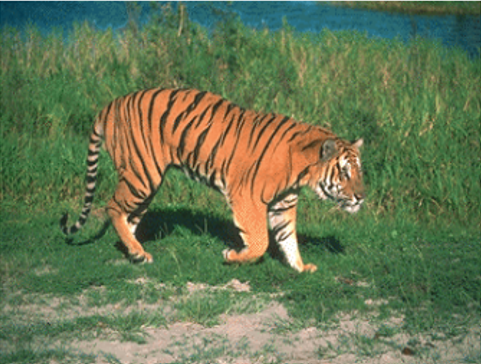
#> input picture experiment5/origin.png, 481 x 364 px, found by its file name
$ python 'HSV+形态学.py'
#> lines starting #> are read from the running program, lines starting #| are printed output that depends on the picture; after the words box and inside, x2 and y2 are one past the last pixel; in counts of white or black regions, pixels touching at a corner belong together
import cv2
import numpy as np
import matplotlib.pyplot as plt

# Load the image
image_path = 'F:/DIP/experiment5/origin.png'
image = cv2.imread(image_path)
#> image is the input picture: shape (364, 481, 3); mean B, G, R 84.1, 119, 103.6

# Apply Adaptive Histogram Equalization (CLAHE) for better contrast
clahe = cv2.createCLAHE(clipLimit=2.0, tileGridSize=(8, 8))
lab = cv2.cvtColor(image, cv2.COLOR_BGR2LAB)
#> lab: shape (364, 481, 3); mean of channels 0, 1, 2 122.9, 116.4, 145.9
lab[:, :, 0] = clahe.apply(lab[:, :, 0])
#> lab: shape (364, 481, 3); mean of channels 0, 1, 2 126.8, 116.4, 145.9
enhanced_image = cv2.cvtColor(lab, cv2.COLOR_LAB2BGR)
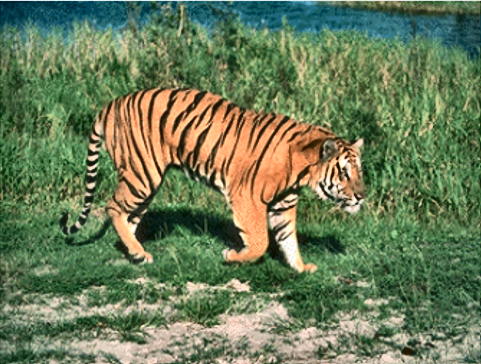
#> enhanced_image: shape (364, 481, 3); mean B, G, R 88.7, 123.9, 107.5

# Convert the image to RGB
rgb_image = cv2.cvtColor(enhanced_image, cv2.COLOR_BGR2RGB)

# Convert to HSV color space to help isolate the tiger
hsv_image = cv2.cvtColor(rgb_image, cv2.COLOR_RGB2HSV)
#> hsv_image: shape (364, 481, 3); mean H, S, V 47.4, 103.4, 133

# Define the range for orange color to segment the tiger
lower_orange = np.array([0, 80, 80])
upper_orange = np.array([30, 255, 255])

# Define the range for white color to segment the tiger
lower_white = np.array([0, 0, 180])
upper_white = np.array([180, 60, 255])

# Define the range for black color to segment the tiger's stripes and tail
lower_black = np.array([0, 0, 0])
upper_black = np.array([180, 255, 50])

# Create masks using the HSV range for orange, white, and black
mask_orange = cv2.inRange(hsv_image, lower_orange, upper_orange)
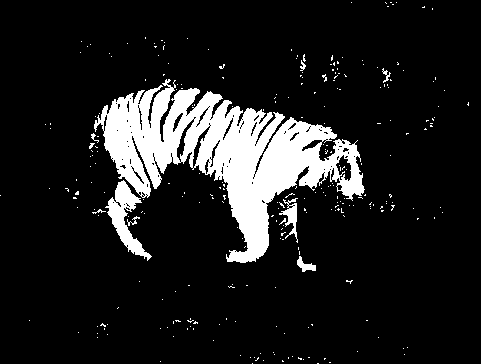
#> mask_orange: shape (364, 481); 12.2% white; 277 white regions (267 under 20 px), largest, box (x1, y1, x2, y2) and area: (94, 79, 365, 263) 18847, (105, 180, 152, 261) 1250, (279, 198, 298, 243) 307
mask_white = cv2.inRange(hsv_image, lower_white, upper_white)
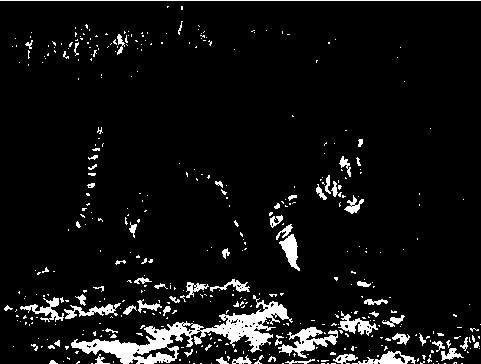
#> mask_white: shape (364, 481); 6.7% white; 437 white regions (369 under 20 px), largest, box (x1, y1, x2, y2) and area: (71, 295, 293, 364) 3796, (278, 327, 338, 358) 723, (0, 0, 481, 1) 481
mask_black = cv2.inRange(hsv_image, lower_black, upper_black)
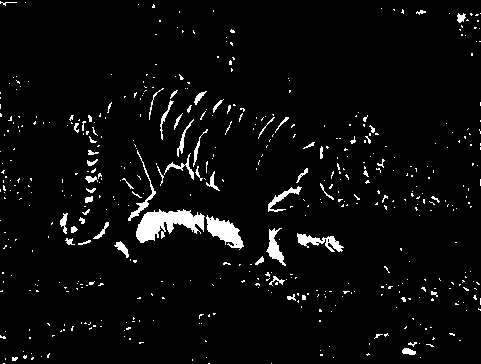
#> mask_black: shape (364, 481); 4.1% white; 510 white regions (452 under 20 px), largest, box (x1, y1, x2, y2) and area: (136, 209, 205, 243) 1285, (206, 215, 244, 250) 650, (297, 233, 344, 252) 370

# Combine the masks to include orange, white, and black parts of the tiger
combined_mask = cv2.bitwise_or(mask_orange, mask_white)
#> combined_mask: shape (364, 481); 19% white; 557 white regions (497 under 20 px), largest, box (x1, y1, x2, y2) and area: (94, 79, 365, 272) 20794, (71, 295, 293, 364) 3839, (105, 180, 153, 264) 1421
combined_mask = cv2.bitwise_or(combined_mask, mask_black)
#> combined_mask: shape (364, 481); 23.1% white; 917 white regions (843 under 20 px), largest, box (x1, y1, x2, y2) and area: (85, 79, 369, 272) 27372, (71, 295, 293, 364) 3839, (278, 327, 338, 358) 724

# Apply morphological operations to improve the mask
kernel = cv2.getStructuringElement(cv2.MORPH_ELLIPSE, (5, 5))
combined_mask = cv2.morphologyEx(combined_mask, cv2.MORPH_CLOSE, kernel)
#> combined_mask: shape (364, 481); 27.9% white; 502 white regions (443 under 20 px), largest, box (x1, y1, x2, y2) and area: (60, 79, 379, 272) 32337, (65, 295, 464, 364) 9254, (20, 289, 125, 326) 1093
combined_mask = cv2.morphologyEx(combined_mask, cv2.MORPH_OPEN, kernel)
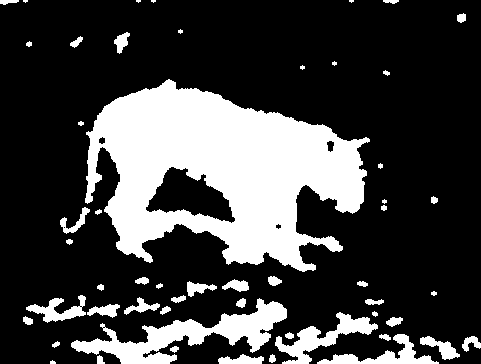
#> combined_mask: shape (364, 481); 24.9% white; 54 white regions (9 under 20 px), largest, box (x1, y1, x2, y2) and area: (85, 79, 370, 272) 31384, (71, 298, 287, 364) 4744, (275, 312, 378, 364) 1693

# Use the mask to extract the tiger from the original image
foreground = cv2.bitwise_and(image, image, mask=combined_mask)
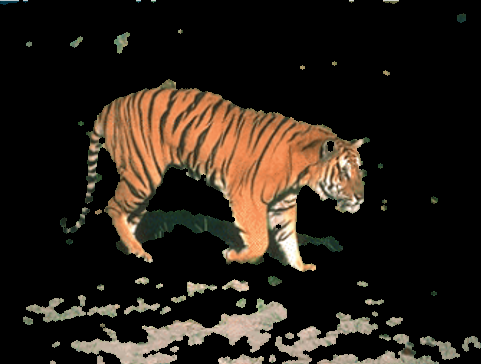
#> foreground: shape (364, 481, 3); mean B, G, R 24.3, 32.5, 41
cv2.imwrite('F:/DIP/experiment5/HSV+xingtaixue_result.png', foreground)
# Display the original image and the extracted foreground
plt.figure(figsize=(12, 6))
plt.subplot(1, 2, 1)
plt.title('Original Image')
plt.imshow(cv2.cvtColor(image, cv2.COLOR_BGR2RGB))
plt.axis('off')

plt.subplot(1, 2, 2)
plt.title('Extracted Tiger Foreground')
plt.imshow(cv2.cvtColor(foreground, cv2.COLOR_BGR2RGB))
plt.axis('off')

plt.show()
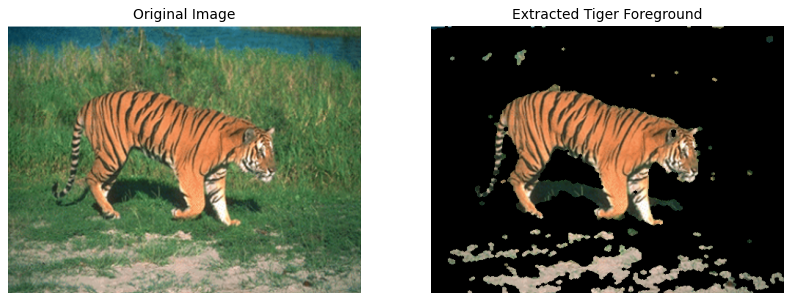
#> figure drawn by matplotlib, 2 panels
